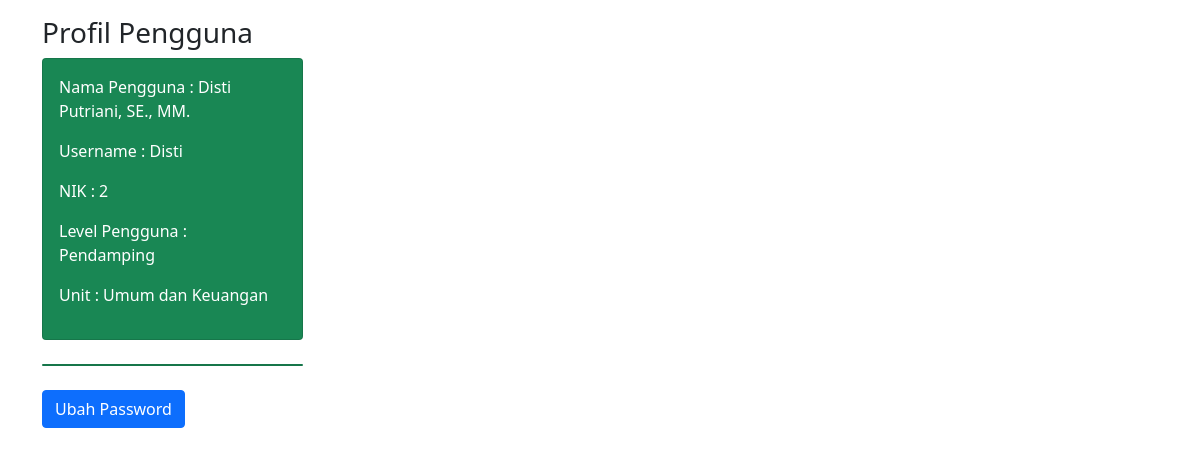
Screenshot of /ubahpassuser.php (signed in) with the database file from the repository.
### tables this page shows
CREATE TABLE `pengguna` (
  `id_login` int(30) NOT NULL,
  `nik` varchar(20) NOT NULL,
  `username` varchar(100) NOT NULL,
  `nama_lengkap` varchar(100) NOT NULL,
  `password` varchar(60) NOT NULL,
  `no_pegawai` varchar(20) NOT NULL,
  `idlevel` int(2) DEFAULT NULL,
  `idunit` int(2) DEFAULT NULL,
  `Golongan` varchar(5) DEFAULT NULL,
  `Status` enum('Aktif','TidakAktif') DEFAULT NULL
);

CREATE TABLE `level` (
  `idlevel` int(2) NOT NULL,
  `namalevel` varchar(30) NOT NULL
);

CREATE TABLE `unit` (
  `idunit` int(2) NOT NULL,
  `namaunit` varchar(50) NOT NULL
);

### ubahpassuser.php (the view, shortened to what this page needs)
<?php
include("koneksi.db.php");
$sql="select * from pengguna where username  ='".$_SESSION['SB_u']."'";
	$q=mysqli_query($koneksi,$sql);
	$r=mysqli_fetch_array($q);
?>
<!DOCTYPE html>
<html lang="en">
<head>
  <link href="https://cdn.jsdelivr.net/npm/bootstrap@5.1.3/dist/css/bootstrap.min.css" rel="stylesheet">
</head>
<body>
<div class="container mt-3">
  <h3>Profil Pengguna</h3>
  <div class="row">
    <div class="col-xl-3 col-md-6">
      <div class="card bg-success text-white mb-4">
	   <div class="card-body">
  <p>Nama Pengguna : <?php echo $r['nama_lengkap'];?></p>
  <p>Username : <?php echo $r['username'];?></p>
  <p>NIK : <?php echo $r['nik'];?></p>
  <p>Level Pengguna : <?php $sqlunit="SELECT * FROM `level` where idlevel = '".$r['idlevel']."'";
			$qunit=mysqli_query($koneksi, $sqlunit);
			$runit=mysqli_fetch_array($qunit);
			if (!empty($runit)) {
			echo $runit['namalevel'];
			} else echo 'Tidak terdefinisi';?></p>
  <p>Unit : <?php $sqlunit="SELECT * FROM `unit` where idunit = '".$r['idunit']."'";
			$qunit=mysqli_query($koneksi, $sqlunit);
			$runit=mysqli_fetch_array($qunit);
			if (!empty($runit)) {
			echo $runit['namaunit'];
			} else echo 'Tidak terdefinisi';?></p>
       </div>
      </div>
	  <div class="card bg-success text-white mb-4">
      </div>
	</div>
  </div>
  <button type="button" class="btn btn-primary" data-bs-toggle="modal" data-bs-target="#myModal">
    Ubah Password
  </button>
</div>
</body>
</html>

### rows the page displays
pengguna: nama_lengkap "Disti Putriani, SE., MM.", username "Disti", nik "2"
level: namalevel "Pendamping"
unit: namaunit "Umum dan Keuangan"
